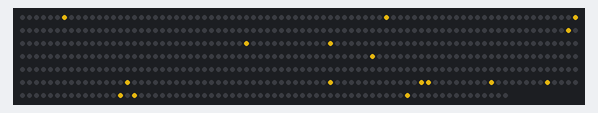
This sketch was run on a simulated Arduino Uno, built with avr-gcc and run on an emulated ATmega328P. Parts: 550 RGB LEDs in strip order, left to right, continuing on the next row. Dim RGB values are drawn brighter than linear; random numbers use the default seed unless the sketch sets one.

Above: at 3.19 s.
At 8.22 s:
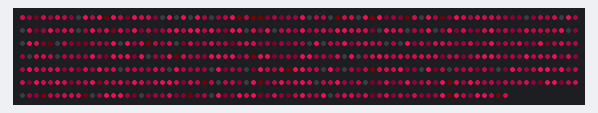
At 12.59 s:
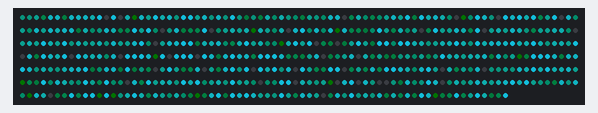
At 21.33 s:
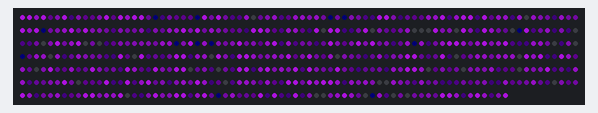
At 30.73 s:
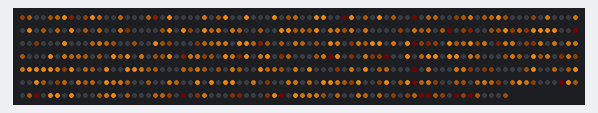
At 39.15 s:
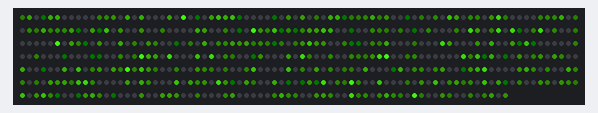

The sketch:

confetti.ino
```cpp
/* Confetti

  By: Mark Kriegsman

  Modified By: Andrew Tuline

  Date: July 2015

  Confetti flashes colours within a limited hue. It's been modified from Mark's original to support a few variables. It's a simple, but great looking routine.

*/


#include "FastLED.h"                                          // FastLED library. Preferably the latest copy of FastLED 2.1.

#if FASTLED_VERSION < 3001000
#error "Requires FastLED 3.1 or later; check github for latest code."
#endif

// Fixed definitions cannot change on the fly.
#define LED_DT 7                                             // Data pin to connect to the strip.
//#define LED_CK 11                                             // Clock pin for the strip.
#define COLOR_ORDER GRB                                       // Are they RGB, GRB or what??
#define LED_TYPE WS2812B                                       // Don't forget to change LEDS.addLeds
#define NUM_LEDS 550                                           // Number of LED's.

// Initialize changeable global variables.
uint8_t max_bright = 255;                                      // Overall brightness definition. It can be changed on the fly.

struct CRGB leds[NUM_LEDS];                                   // Initialize our LED array.

unsigned long previousMillis;                                 // Store last time the strip was updated.

// Define variables used by the sequences.
uint8_t  thisfade = 100;                                        // How quickly does it fade? Lower = slower fade rate.
int       thishue = 50;                                       // Starting hue.
uint8_t   thisinc = 1;                                        // Incremental value for rotating hues
uint8_t   thissat = 200;                                      // The saturation, where 255 = brilliant colours.
uint8_t   thisbri = 255;                                      // Brightness of a sequence. Remember, max_bright is the overall limiter.
int       huediff = 256;                                      // Range of random #'s to use for hue
uint8_t thisdelay = 0;                                        // We don't need much delay (if any)

void setup() {
  delay(3000);                                                // Power-up safety delay or something like that.
  Serial.begin(57600);

  LEDS.addLeds<LED_TYPE, LED_DT, COLOR_ORDER>(leds, NUM_LEDS);    // Use this for WS2812B
  //  LEDS.addLeds<LED_TYPE, LED_DT, LED_CK, COLOR_ORDER>(leds, NUM_LEDS);  // Use this for WS2801 or APA102

  FastLED.setBrightness(max_bright);
  set_max_power_in_volts_and_milliamps(5, 6000);               // FastLED power management set at 5V, 500mA.
}


void loop () {


  EVERY_N_MILLISECONDS(1000) {                           // FastLED based non-blocking delay to update/display the sequence.
    ChangeMe();                                                 // Check the demo loop for changes to the variables.
    //    confetti();
  }

  confetti();

  //  EVERY_N_MILLISECONDS(500) {
  //    flash();
  //  }
  show_at_max_brightness_for_power();
}

//void flash() {
//  int flashes = 4;
//  int ledstart = random16(NUM_LEDS);           // Determine starting location of flash
//  int ledlen = random8(NUM_LEDS - ledstart);  // Determine length of flash (not to go beyond NUM_LEDS-1)
//  fill_solid(leds, NUM_LEDS, CHSV(255, 0, 200));
//  FastLED.show();
//  fadeToBlackBy(leds, NUM_LEDS, 500);
//  FastLED.show();
//}

int numberOfSparkles = 1;
int increasing = true;

void confetti() {                                             // random colored speckles that blink in and fade smoothly
  fadeToBlackBy(leds, NUM_LEDS, thisfade);                    // Low values = slower fade.

  //  int pos = random16(NUM_LEDS);                               // Pick an LED at random.
  //  leds[pos] += CHSV((thishue + random16(huediff)) / 4 , thissat, thisbri); // I use 12 bits for hue so that the hue increment isn't too quick.

  if (numberOfSparkles < 20 && increasing) {
    numberOfSparkles += 1;
  } else if (numberOfSparkles > 0) {
    numberOfSparkles -= 1;
    increasing = false;
  } else {
    increasing = true;
    numberOfSparkles += 1;
  }

  int pos;
  for (int i = 0; i < numberOfSparkles * 8; i++) {
    pos = random16(NUM_LEDS);                               // Pick an LED at random.
    //    leds[pos] += CHSV((thishue + random16(huediff)) / 4 , thissat, thisbri); // I use 12 bits for hue so that the hue increment isn't too quick.
    leds[pos] = CHSV(thishue, thissat, thisbri);
  }


  thishue = thishue + thisinc;                                // It increments here.
}


void ChangeMe() {                                             // A time (rather than loop) based demo sequencer. This gives us full control over the length of each sequence.
  //  uint8_t secondHand = (millis() / 1000) % 15;                // IMPORTANT!!! Change '15' to a different value to change duration of the loop.
  //  static uint8_t lastSecond = 99;                             // Static variable, means it's only defined once. This is our 'debounce' variable.
  //  if (lastSecond != secondHand) {                             // Debounce to make sure we're not repeating an assignment.
  //    lastSecond = secondHand;
  //    switch(secondHand) {
  //      case  0: thisinc=1; thishue=192; thissat=255; thisfade=2; huediff=256; break;  // You can change values here, one at a time , or altogether.
  //      case  5: thisinc=2; thishue=128; thisfade=8; huediff=64; break;
  //      case 10: thisinc=1; thishue=random16(255); thisfade=1; huediff=16; break;      // Only gets called once, and not continuously for the next several seconds. Therefore, no rainbows.
  //      case 15: break;                                                                // Here's the matching 15 for the other one.
  //    }
  //  }
}
```
